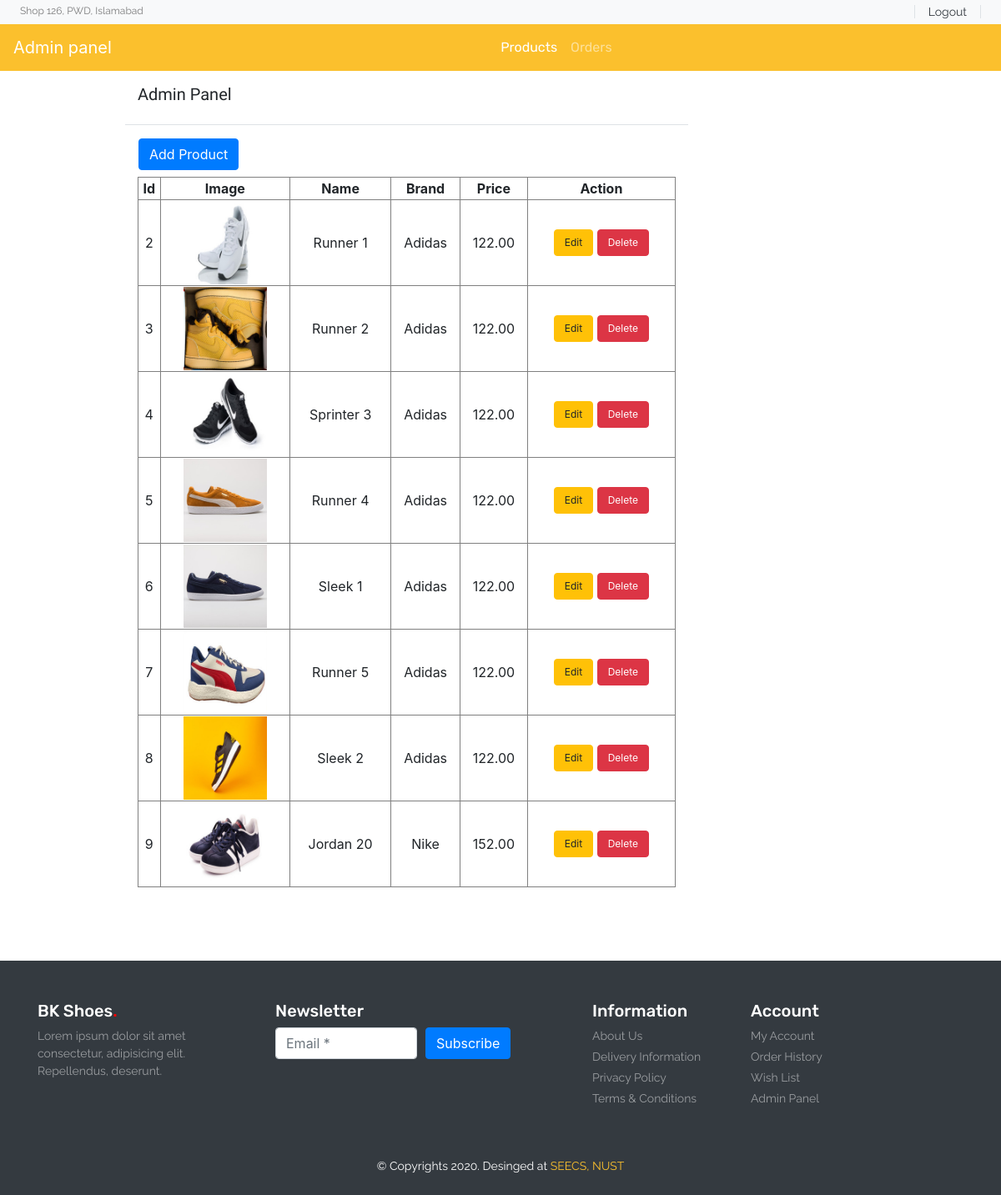
The app's page /admin.php with its own data.
### tables this page shows
CREATE TABLE IF NOT EXISTS `product` (
  `item_id` int(11) NOT NULL AUTO_INCREMENT,
  `item_brand` varchar(200) NOT NULL,
  `item_name` varchar(255) NOT NULL,
  `item_price` double(10,2) NOT NULL,
  `item_image` varchar(255) NOT NULL,
  `item_description` varchar(255) NOT NULL,
  `item_register` datetime DEFAULT NULL,
  PRIMARY KEY (`item_id`)
);

### admin.php (called while the page is built, shortened)
<?php
include ('admin-header.php');
?>
<?php
  include ('Template/admin-form.php');
?>
<?php
include ('footer.php');
?>

### Template/admin-form.php (the view)
<?php
include(".\config.php");
$result = mysqli_query($conn, "SELECT * FROM `product`");
?>
<section id="cart" class="py-3 mb-5">
    <div class="container-fluid w-75">
        <h5 class="font-baloo font-size-20">Admin Panel</h5>
        <div class="row">
            <div class="col-sm-9">
                    <div class="row border-top py-3 mt-3">
                    <div class="row mx-3 ">
                   <a href=".\add-product.php" class="btn btn-primary ">Add Product </a>
                    </div>
                        <div class="col-sm-12 text-center py-2">
                        <table width='100%' border=1>
                        <tr >
                        <th>Id</th>
                        <th>Image</th>
                         <th>Name</th>
                        <th>Brand</th>
                        <th>Price</th>
                        <th>Action</th>
                        </tr>
                          <?php
                          while($res = mysqli_fetch_array($result)){
                              echo "<tr>";
                              echo "<td>".$res['item_id']."</td>";
                              echo "<td > <img src=". $res['item_image']." width='100px' ></img></td>";
                              echo "<td>".$res['item_name']."</td>";
                              echo "<td>".$res['item_brand']."</td>";
                              echo "<td>".$res['item_price']."</td>";
                              echo "<td><a class='btn btn-warning font-size-12' href=\"edit-product.php?id=$res[item_id]\" >Edit</a> ";
                              echo "<a class='btn btn-danger font-size-12'  href=\"delete.php?id=$res[item_id]\"  >Delete</a>" ."</td>";
                              echo "</tr>";
                          }
                          ?>
                          </table>
                        </div>
                    </div>
            </div>
        </div>
    </div>
</section>

### admin-header.php (shortened to what this page needs)
<!DOCTYPE html>
<html lang="en">
<head>
    <link rel="stylesheet" href="https://stackpath.bootstrapcdn.com/bootstrap/4.4.1/css/bootstrap.min.css">
    <link rel="stylesheet" href="https://cdnjs.cloudflare.com/ajax/libs/OwlCarousel2/2.3.4/assets/owl.carousel.min.css" />
    <link rel="stylesheet" href="https://cdnjs.cloudflare.com/ajax/libs/OwlCarousel2/2.3.4/assets/owl.theme.default.min.css" />
    <link rel="stylesheet" href="https://cdnjs.cloudflare.com/ajax/libs/font-awesome/5.13.0/css/all.min.css" />
    <link rel="stylesheet" href="style.css">
</head>
<body>
<header id="header">
    <div class="strip d-flex justify-content-between px-4 py-1 bg-light">
        <p class="font-rale font-size-12 text-black-50 m-0">Shop 126, PWD, Islamabad</p>
        <div class="font-rale font-size-14">
            <a href="Signup.php" class="px-3 border-right border-left text-dark">Logout</a>
        </div>
    </div>
    <nav class="navbar navbar-expand-lg navbar-dark color-second-bg">
        <a class="navbar-brand" href="admin.php">Admin panel</a>
        <div class="collapse navbar-collapse" id="navbarNav">
            <ul class="navbar-nav m-auto font-rubik">
                <li class="nav-item active">
                    <a class="nav-link" href="admin.php">Products</a>
                </li>
                <li class="nav-item">
                    <a class="nav-link" href="order.php">Orders</a>
                </li>
            </ul>
        </div>
    </nav>
</header>
<main id="main-site">

### footer.php (shortened to what this page needs)
</main>
<footer id="footer" class="bg-dark text-white py-5">
    <div class="container">
        <div class="row">
            <div class="col-lg-3 col-12">
                <h4 class="font-rubik font-size-20">BK Shoes<span style="color:red;">.</span></h4>
                <p class="font-size-14 font-rale text-white-50">Lorem ipsum dolor sit amet consectetur, adipisicing elit. Repellendus, deserunt.</p>
            </div>
            <div class="col-lg-4 col-12">
                <h4 class="font-rubik font-size-20">Newsletter</h4>
                <form class="form-row">
                    <div class="col">
                        <input type="text" class="form-control" placeholder="Email *">
                    </div>
                    <div class="col">
                        <button type="submit" class="btn btn-primary mb-2">Subscribe</button>
                    </div>
                </form>
            </div>
            <div class="col-lg-2 col-12">
                <h4 class="font-rubik font-size-20">Information</h4>
                <div class="d-flex flex-column flex-wrap">
                    <a href="#" class="font-rale font-size-14 text-white-50 pb-1">About Us</a>
                    <a href="#" class="font-rale font-size-14 text-white-50 pb-1">Delivery Information</a>
                    <a href="#" class="font-rale font-size-14 text-white-50 pb-1">Privacy Policy</a>
                    <a href="#" class="font-rale font-size-14 text-white-50 pb-1">Terms & Conditions</a>
                </div>
            </div>
            <div class="col-lg-2 col-12">
                <h4 class="font-rubik font-size-20">Account</h4>
                <div class="d-flex flex-column flex-wrap">
                    <a href="#" class="font-rale font-size-14 text-white-50 pb-1">My Account</a>
                    <a href="cart.php" class="font-rale font-size-14 text-white-50 pb-1">Order History</a>
                    <a href="cart.php" class="font-rale font-size-14 text-white-50 pb-1">Wish List</a>
                    <a href="Admin.php" class="font-rale font-size-14 text-white-50 pb-1">Admin Panel</a>
                </div>
            </div>
        </div>
    </div>
</footer>
<div class="copyright text-center bg-dark text-white py-2">
    <p class="font-rale font-size-14">&copy; Copyrights 2020. Desinged at <a href="https://seecs.nust.edu.pk/" class="color-second">SEECS, NUST</a></p>
</div>
</body>
</html>

### style.css (style rules this page uses)
button, button:focus { outline: none !important; box-shadow: none !important; }
.font-baloo { font-family: "Baloo Thambi 2", cursive; }
.font-rale { font-family: "Raleway", cursive; }
.font-rubik { font-family: "Rubik", cursive; }
.font-size-12 { font-size: 12px; }
.font-size-14 { font-size: 14px; }
.font-size-20 { font-size: 20px; }
.color-second { color: #fbc02d; }
.color-second-bg { background:#fbc02d; }

### records on screen
product: item_id "2", item_image (picture), item_name "Runner 1", item_brand "Adidas", item_price "122.00"
product: item_id "3", item_image (picture), item_name "Runner 2", item_brand "Adidas", item_price "122.00"
product: item_id "4", item_image (picture), item_name "Sprinter 3", item_brand "Adidas", item_price "122.00"
product: item_id "5", item_image (picture), item_name "Runner 4", item_brand "Adidas", item_price "122.00"
product: item_id "6", item_image (picture), item_name "Sleek 1", item_brand "Adidas", item_price "122.00"
product: item_id "7", item_image (picture), item_name "Runner 5", item_brand "Adidas", item_price "122.00"
product: item_id "8", item_image (picture), item_name "Sleek 2", item_brand "Adidas", item_price "122.00"
product: item_id "9", item_image (picture), item_name "Jordan 20", item_brand "Nike", item_price "152.00"
